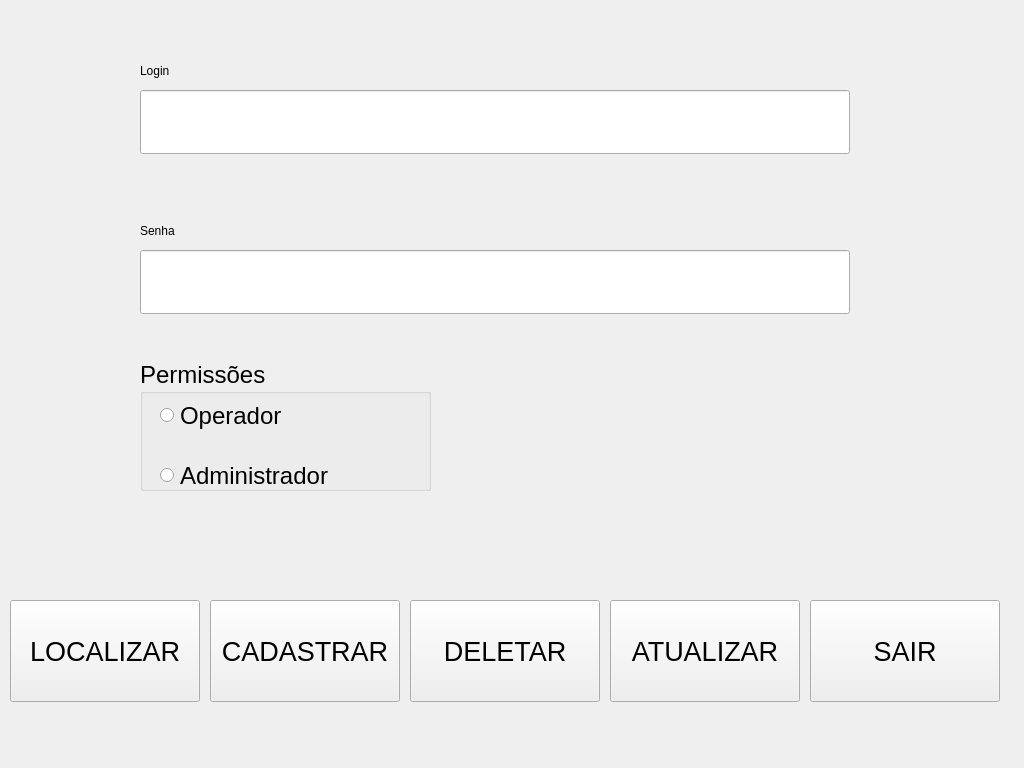
<?xml version="1.0" encoding="UTF-8"?>
<ui version="4.0">
 <class>TelaCadastroUser</class>
 <widget class="QWidget" name="TelaCadastroUser">
  <property name="geometry">
   <rect>
    <x>0</x>
    <y>0</y>
    <width>1024</width>
    <height>768</height>
   </rect>
  </property>
  <property name="windowTitle">
   <string>Form</string>
  </property>
  <widget class="QLineEdit" name="txLogin">
   <property name="geometry">
    <rect>
     <x>140</x>
     <y>90</y>
     <width>710</width>
     <height>64</height>
    </rect>
   </property>
   <property name="font">
    <font>
     <pointsize>20</pointsize>
    </font>
   </property>
  </widget>
  <widget class="QLineEdit" name="txSenha">
   <property name="geometry">
    <rect>
     <x>140</x>
     <y>250</y>
     <width>710</width>
     <height>64</height>
    </rect>
   </property>
   <property name="font">
    <font>
     <pointsize>20</pointsize>
    </font>
   </property>
  </widget>
  <widget class="QPushButton" name="btCadastrar">
   <property name="geometry">
    <rect>
     <x>210</x>
     <y>600</y>
     <width>190</width>
     <height>102</height>
    </rect>
   </property>
   <property name="font">
    <font>
     <pointsize>20</pointsize>
    </font>
   </property>
   <property name="text">
    <string>CADASTRAR</string>
   </property>
  </widget>
  <widget class="QPushButton" name="btLocalizar">
   <property name="geometry">
    <rect>
     <x>10</x>
     <y>600</y>
     <width>190</width>
     <height>102</height>
    </rect>
   </property>
   <property name="font">
    <font>
     <pointsize>20</pointsize>
    </font>
   </property>
   <property name="text">
    <string>LOCALIZAR</string>
   </property>
  </widget>
  <widget class="QPushButton" name="btDeletar">
   <property name="geometry">
    <rect>
     <x>410</x>
     <y>600</y>
     <width>190</width>
     <height>102</height>
    </rect>
   </property>
   <property name="font">
    <font>
     <pointsize>20</pointsize>
    </font>
   </property>
   <property name="text">
    <string>DELETAR</string>
   </property>
  </widget>
  <widget class="QPushButton" name="btAtualizar">
   <property name="geometry">
    <rect>
     <x>610</x>
     <y>600</y>
     <width>190</width>
     <height>102</height>
    </rect>
   </property>
   <property name="font">
    <font>
     <pointsize>20</pointsize>
    </font>
   </property>
   <property name="text">
    <string>ATUALIZAR</string>
   </property>
  </widget>
  <widget class="QPushButton" name="btSair">
   <property name="geometry">
    <rect>
     <x>810</x>
     <y>600</y>
     <width>190</width>
     <height>102</height>
    </rect>
   </property>
   <property name="font">
    <font>
     <pointsize>20</pointsize>
    </font>
   </property>
   <property name="text">
    <string>SAIR</string>
   </property>
  </widget>
  <widget class="QLabel" name="label">
   <property name="geometry">
    <rect>
     <x>140</x>
     <y>60</y>
     <width>68</width>
     <height>22</height>
    </rect>
   </property>
   <property name="text">
    <string>Login</string>
   </property>
  </widget>
  <widget class="QLabel" name="label_2">
   <property name="geometry">
    <rect>
     <x>140</x>
     <y>220</y>
     <width>68</width>
     <height>22</height>
    </rect>
   </property>
   <property name="text">
    <string>Senha</string>
   </property>
  </widget>
  <widget class="QGroupBox" name="groupBox">
   <property name="geometry">
    <rect>
     <x>140</x>
     <y>360</y>
     <width>291</width>
     <height>131</height>
    </rect>
   </property>
   <property name="font">
    <font>
     <pointsize>18</pointsize>
    </font>
   </property>
   <property name="styleSheet">
    <string notr="true"/>
   </property>
   <property name="title">
    <string>Permissões</string>
   </property>
   <property name="flat">
    <bool>false</bool>
   </property>
   <widget class="QRadioButton" name="rbtOperador">
    <property name="geometry">
     <rect>
      <x>20</x>
      <y>40</y>
      <width>201</width>
      <height>31</height>
     </rect>
    </property>
    <property name="text">
     <string>Operador</string>
    </property>
   </widget>
   <widget class="QRadioButton" name="rbtAdm">
    <property name="geometry">
     <rect>
      <x>20</x>
      <y>100</y>
      <width>191</width>
      <height>31</height>
     </rect>
    </property>
    <property name="text">
     <string>Administrador</string>
    </property>
   </widget>
   <widget class="QRadioButton" name="rbtInvisible">
    <property name="geometry">
     <rect>
      <x>20</x>
      <y>150</y>
      <width>191</width>
      <height>27</height>
     </rect>
    </property>
    <property name="text">
     <string>RadioButton</string>
    </property>
   </widget>
  </widget>
 </widget>
 <resources/>
 <connections/>
</ui>
